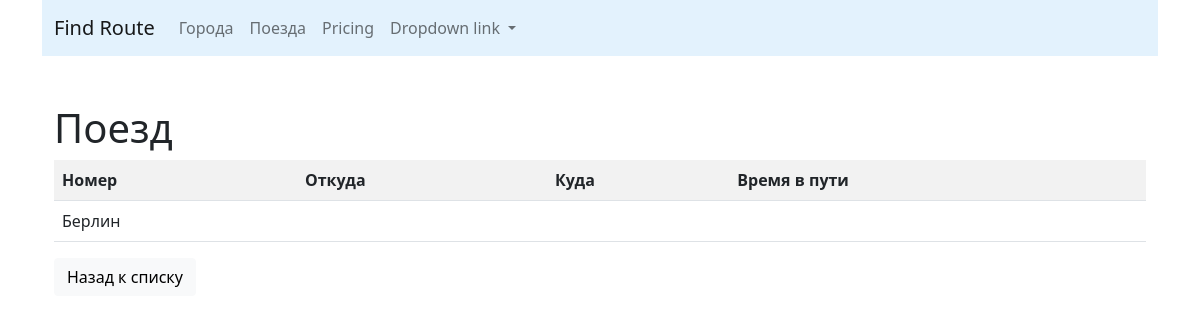
The page /cities/detail/1/ on the database as committed earlier.
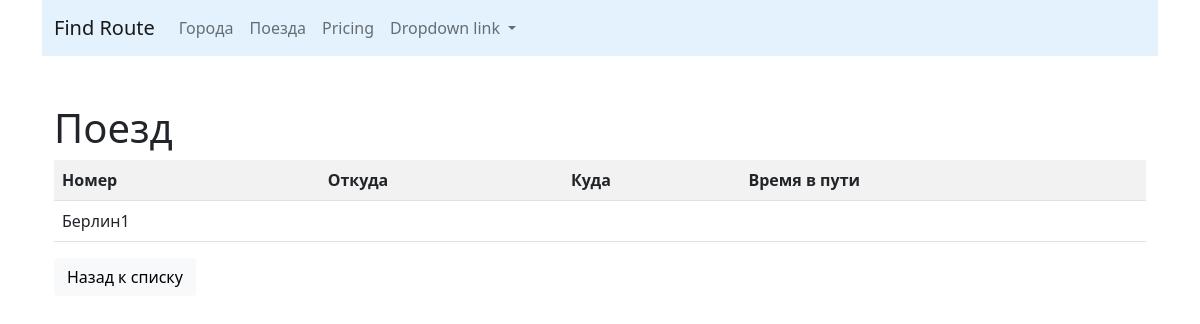
The same page on the database as committed later.
### cities/models.py (models this page shows, shortened)
class City(models.Model):
    name = models.CharField(max_length=100, unique=True, verbose_name='Город')
    class Meta:
        verbose_name = 'Город'
        verbose_name_plural = 'Города'
        ordering = ['name']

### cities/views.py (the view)
# urls.py: path('detail/<int:pk>/', CityDetailView.as_view(), name='detail'),
class CityDetailView(DetailView):
    queryset = City.objects.all()
    template_name = 'trains/detail.html'

### trains/templates/trains/detail.html (shortened to what this page needs)
{% extends 'base.html' %}
{% block content %}
<h1>Поезд</h1>
<div class="row">
    <div class="col-md">
        <table class="table table-striped">
            <tr>
                <th>Номер</th>
                <th>Откуда</th>
                <th>Куда</th>
                <th>Время в пути</th>
            </tr>
            <tr>
                <td> {{object.name}} </td>
                <td>{{object.from_city}}</td>
                <td>{{object.to_city}}</td>
                <td>{{object.travel_time}}</td>
            </tr>
        </table>
    </div>
</div>
<div class="row">
    <div class="col-md-4">
        <a href="{% url 'trains:home' %}">
            <button type="button" class="btn btn-light">Назад к списку</button>
        </a>
    </div>
</div>
{% endblock %}

Rows that differ between the two databases and show on the page:
changed City: name "Берлин" → "Берлин1"
